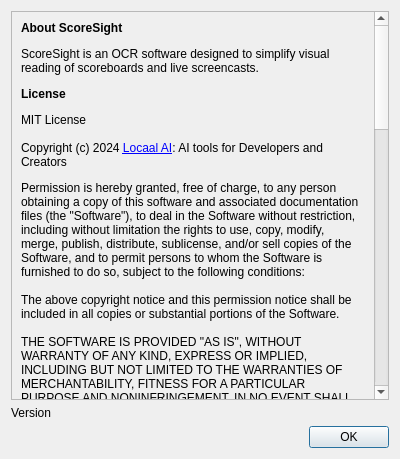
<?xml version="1.0" encoding="UTF-8"?>
<ui version="4.0">
 <class>Dialog</class>
 <widget class="QDialog" name="Dialog">
  <property name="geometry">
   <rect>
    <x>0</x>
    <y>0</y>
    <width>400</width>
    <height>459</height>
   </rect>
  </property>
  <property name="sizePolicy">
   <sizepolicy hsizetype="Preferred" vsizetype="Preferred">
    <horstretch>0</horstretch>
    <verstretch>0</verstretch>
   </sizepolicy>
  </property>
  <property name="maximumSize">
   <size>
    <width>400</width>
    <height>16777215</height>
   </size>
  </property>
  <property name="windowTitle">
   <string>About</string>
  </property>
  <layout class="QGridLayout" name="gridLayout">
   <item row="0" column="0">
    <widget class="QScrollArea" name="scrollArea">
     <property name="widgetResizable">
      <bool>true</bool>
     </property>
     <widget class="QWidget" name="scrollAreaWidgetContents">
      <property name="geometry">
       <rect>
        <x>0</x>
        <y>0</y>
        <width>374</width>
        <height>830</height>
       </rect>
      </property>
      <layout class="QGridLayout" name="gridLayout_2">
       <item row="0" column="0">
        <widget class="QLabel" name="label">
         <property name="text">
          <string>&lt;html&gt;&lt;head/&gt;&lt;body&gt;&lt;p&gt;&lt;span style=&quot; font-weight:600;&quot;&gt;About ScoreSight&lt;/span&gt;&lt;/p&gt;&lt;p&gt;ScoreSight is an OCR software designed to simplify visual reading of scoreboards and live screencasts.&lt;/p&gt;&lt;p&gt;&lt;span style=&quot; font-weight:600;&quot;&gt;License&lt;/span&gt;&lt;/p&gt;&lt;p&gt;MIT License&lt;br/&gt;&lt;br/&gt;Copyright (c) 2024 &lt;a href=&quot;https://locaal.ai&quot;&gt;Locaal AI&lt;/a&gt;: AI tools for Developers and Creators&lt;/p&gt;&lt;p&gt;Permission is hereby granted, free of charge, to any person obtaining a copy of this software and associated documentation files (the &amp;quot;Software&amp;quot;), to deal in the Software without restriction, including without limitation the rights to use, copy, modify, merge, publish, distribute, sublicense, and/or sell copies of the Software, and to permit persons to whom the Software is furnished to do so, subject to the following conditions:&lt;br/&gt;&lt;br/&gt;The above copyright notice and this permission notice shall be included in all copies or substantial portions of the Software.&lt;br/&gt;&lt;br/&gt;THE SOFTWARE IS PROVIDED &amp;quot;AS IS&amp;quot;, WITHOUT WARRANTY OF ANY KIND, EXPRESS OR IMPLIED, INCLUDING BUT NOT LIMITED TO THE WARRANTIES OF MERCHANTABILITY, FITNESS FOR A PARTICULAR PURPOSE AND NONINFRINGEMENT. IN NO EVENT SHALL THE AUTHORS OR COPYRIGHT HOLDERS BE LIABLE FOR ANY CLAIM, DAMAGES OR OTHER LIABILITY, WHETHER IN AN ACTION OF CONTRACT, TORT OR OTHERWISE, ARISING FROM, OUT OF OR IN CONNECTION WITH THE SOFTWARE OR THE USE OR OTHER DEALINGS IN THE SOFTWARE.&lt;/p&gt;&lt;p&gt;&lt;span style=&quot; font-weight:600;&quot;&gt;Third-Party Software&lt;/span&gt;&lt;br/&gt;ScoreSight incorporates components from third-party sources under their respective licenses:&lt;/p&gt;&lt;ul style=&quot;margin-top: 0px; margin-bottom: 0px; margin-left: 0px; margin-right: 0px; -qt-list-indent: 1;&quot;&gt;&lt;li style=&quot; margin-top:12px; margin-bottom:12px; margin-left:0px; margin-right:0px; -qt-block-indent:0; text-indent:0px;&quot;&gt;&lt;span style=&quot; font-weight:600;&quot;&gt;OpenCV&lt;/span&gt; is used under the Apache 2 License, permitting the use, distribution, and modification of the software provided that certain conditions are met. More information can be found at OpenCV License.&lt;/li&gt;&lt;li style=&quot; margin-top:12px; margin-bottom:12px; margin-left:0px; margin-right:0px; -qt-block-indent:0; text-indent:0px;&quot;&gt;&lt;span style=&quot; font-weight:600;&quot;&gt;Tesseract OCR&lt;/span&gt; is used under the Apache 2 License, which allows for the use, distribution, and modification of the software in accordance with the terms set forth in the license. More details are available at Tesseract OCR License.&lt;/li&gt;&lt;li style=&quot; margin-top:12px; margin-bottom:12px; margin-left:0px; margin-right:0px; -qt-block-indent:0; text-indent:0px;&quot;&gt;&lt;span style=&quot; font-weight:600;&quot;&gt;PaddleOCR PP-OCRv6&lt;/span&gt; text recognition models (PP-OCRv6_small_rec and PP-OCRv6_tiny_rec, Copyright (c) 2016 PaddlePaddle Authors) are used under the Apache 2 License. The license and a notice are included in the ocr_models/ppocr folder of the software distribution.&lt;/li&gt;&lt;li style=&quot; margin-top:12px; margin-bottom:12px; margin-left:0px; margin-right:0px; -qt-block-indent:0; text-indent:0px;&quot;&gt;&lt;span style=&quot; font-weight:600;&quot;&gt;ONNX Runtime&lt;/span&gt; (Copyright (c) Microsoft Corporation), which runs the PP-OCR models, is used under the MIT License; its license and third-party notices are included in the software distribution.&lt;/li&gt;&lt;/ul&gt;&lt;p&gt;Detailed licensing information for these components is included within the software distribution.&lt;/p&gt;&lt;p&gt;&lt;span style=&quot; font-weight:696;&quot;&gt;Qt Application Framework&lt;/span&gt;&lt;/p&gt;&lt;p&gt;This application uses the Qt application framework, which is a comprehensive C++ library for cross-platform development of GUI applications. Qt is used under the terms of the GNU Lesser General Public License (LGPL) version 3. Qt is a registered trademark of The Qt Company Ltd and is developed and maintained by The Qt Project and various contributors.&lt;/p&gt;&lt;p&gt;For more information about Qt, including source code of Qt libraries used by this application and guidance on how to obtain or replace Qt libraries, please visit the Qt Project's official website at &lt;a href=&quot;https://www.qt.io/&quot;&gt;https://www.qt.io&lt;/a&gt;.&lt;/p&gt;&lt;p&gt;We are committed to ensuring compliance with the LGPL v3 license and support the principles of open source software development. If you have any questions or concerns regarding our use of Qt, please let us know on GitHub Issues.&lt;/p&gt;&lt;p&gt;&lt;span style=&quot; font-weight:600;&quot;&gt;Disclaimer of Warranty&lt;/span&gt;&lt;br/&gt;ScoreSight is provided &amp;quot;AS IS&amp;quot;, without warranty of any kind, express or implied, including but not limited to the warranties of merchantability, fitness for a particular purpose, and noninfringement. In no event shall Roy Shilkrot be liable for any claim, damages, or other liability, whether in an action of contract, tort or otherwise, arising from, out of, or in connection with the software or the use or other dealings in the software.&lt;/p&gt;&lt;p&gt;&lt;span style=&quot; font-weight:600;&quot;&gt;Contact Information&lt;/span&gt;&lt;br/&gt;For documentation, see &lt;a href=&quot;https://royshil.github.io/scoresight/&quot;&gt;https://royshil.github.io/scoresight/&lt;/a&gt;. The source code is at &lt;a href=&quot;https://github.com/royshil/scoresight&quot;&gt;https://github.com/royshil/scoresight&lt;/a&gt;. For questions, ideas and feedback, join &lt;a href=&quot;https://github.com/royshil/scoresight/discussions&quot;&gt;ScoreSight's Discussions&lt;/a&gt; on GitHub. Report bugs on &lt;a href=&quot;https://github.com/royshil/scoresight/issues&quot;&gt;GitHub Issues&lt;/a&gt;.&lt;/p&gt;&lt;/body&gt;&lt;/html&gt;</string>
         </property>
         <property name="wordWrap">
          <bool>true</bool>
         </property>
         <property name="openExternalLinks">
          <bool>true</bool>
         </property>
        </widget>
       </item>
      </layout>
     </widget>
    </widget>
   </item>
   <item row="1" column="0">
    <widget class="QLabel" name="label_version">
     <property name="text">
      <string notr="true">Version</string>
     </property>
     <property name="textInteractionFlags">
      <set>Qt::TextSelectableByMouse</set>
     </property>
    </widget>
   </item>
   <item row="2" column="0">
    <widget class="QDialogButtonBox" name="buttonBox">
     <property name="orientation">
      <enum>Qt::Horizontal</enum>
     </property>
     <property name="standardButtons">
      <set>QDialogButtonBox::Ok</set>
     </property>
    </widget>
   </item>
  </layout>
 </widget>
 <resources/>
 <connections>
  <connection>
   <sender>buttonBox</sender>
   <signal>accepted()</signal>
   <receiver>Dialog</receiver>
   <slot>accept()</slot>
   <hints>
    <hint type="sourcelabel">
     <x>248</x>
     <y>254</y>
    </hint>
    <hint type="destinationlabel">
     <x>157</x>
     <y>274</y>
    </hint>
   </hints>
  </connection>
  <connection>
   <sender>buttonBox</sender>
   <signal>rejected()</signal>
   <receiver>Dialog</receiver>
   <slot>reject()</slot>
   <hints>
    <hint type="sourcelabel">
     <x>316</x>
     <y>260</y>
    </hint>
    <hint type="destinationlabel">
     <x>286</x>
     <y>274</y>
    </hint>
   </hints>
  </connection>
 </connections>
</ui>
